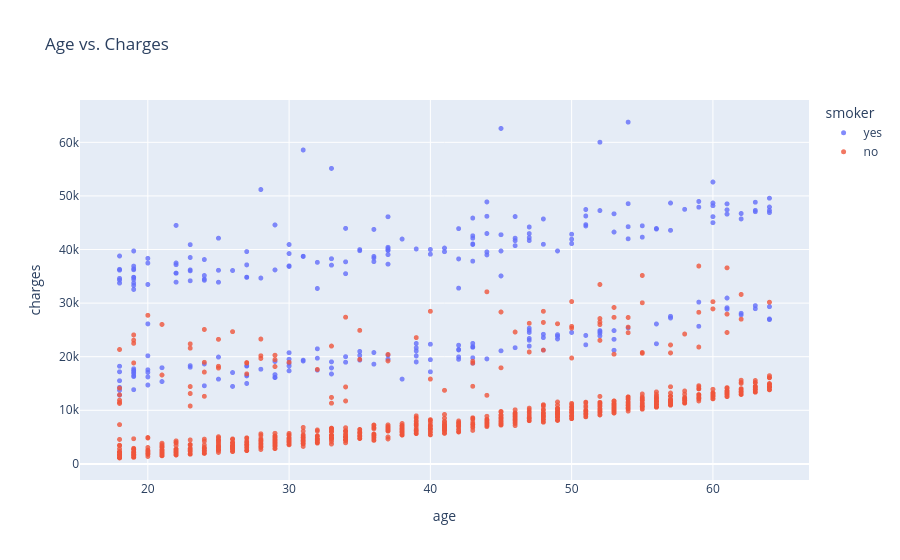

Notebook code for this chart:
### Code cell
fig = px.scatter(medical_df,
                x='age',
                y='charges',
                color='smoker',
                opacity=0.8,
                hover_data = ['sex'],
                title='Age vs. Charges')
fig.update_traces(marker_size = 5)
fig.show()

### Figure 1 — Plotly figure (JSON) as saved in the notebook; plotly's stock layout.template omitted (floating-point values rounded to 4 significant figures; data arrays with more than 128 entries replaced by an {"elided": "..."} marker saying what was removed)
{"data": [{"customdata": {"elided": "274x1 str values"}, "hovertemplate": "smoker=yes<br>age=%{x}<br>charges=%{y}<br>sex=%{customdata[0]}<extra></extra>", "legendgroup": "yes", "marker": {"color": "#636efa", "opacity": 0.8, "size": 5, "symbol": "circle"}, "mode": "markers", "name": "yes", "showlegend": true, "type": "scattergl", "x": {"elided": "274 int values"}, "xaxis": "x", "y": {"elided": "274 float values"}, "yaxis": "y"}, {"customdata": {"elided": "1064x1 str values"}, "hovertemplate": "smoker=no<br>age=%{x}<br>charges=%{y}<br>sex=%{customdata[0]}<extra></extra>", "legendgroup": "no", "marker": {"color": "#EF553B", "opacity": 0.8, "size": 5, "symbol": "circle"}, "mode": "markers", "name": "no", "showlegend": true, "type": "scattergl", "x": {"elided": "1064 int values"}, "xaxis": "x", "y": {"elided": "1064 float values"}, "yaxis": "y"}], "layout": {"legend": {"title": {"text": "smoker"}, "tracegroupgap": 0}, "title": {"text": "Age vs. Charges"}, "xaxis": {"anchor": "y", "domain": [0, 1], "title": {"text": "age"}}, "yaxis": {"anchor": "x", "domain": [0, 1], "title": {"text": "charges"}}}}
